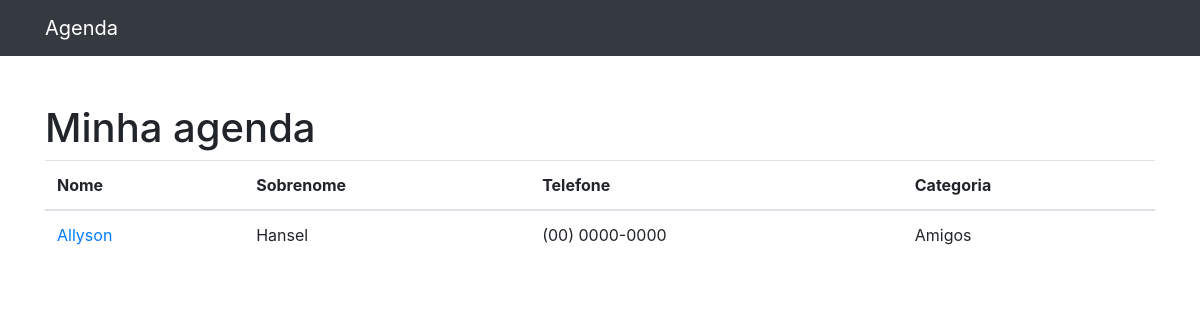
/, run on an earlier commit of the app's database.
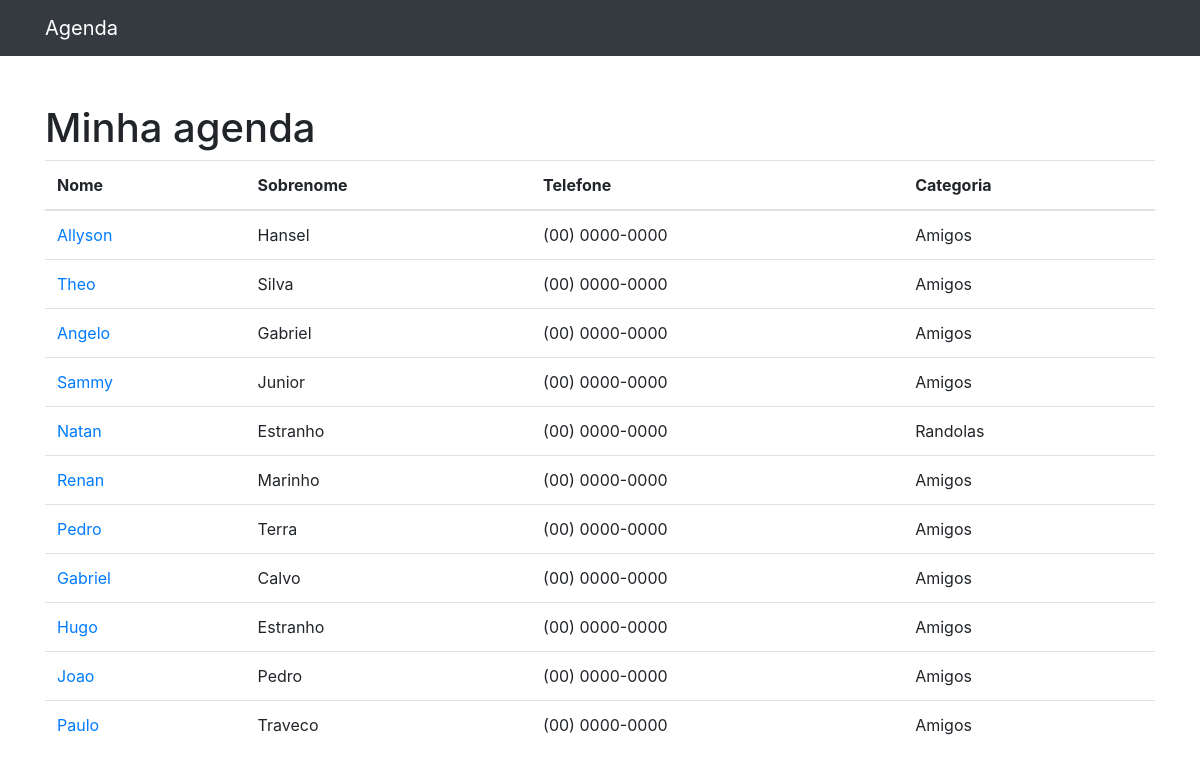
And on a later commit of the database.
### contatos/models.py (models this page shows, shortened)
class Contato(models.Model):
    nome = models.CharField(max_length=250)
    sobrenome = models.CharField(max_length=250,blank=True)
    telefone = models.CharField(max_length=250)
    email =  models.CharField(max_length=250,blank=True)
    data_criacao = models.DateTimeField(default=timezone.now)
    descricao = models.TextField(blank=True)
    categoria = models.ForeignKey(Categoria, on_delete=models.DO_NOTHING)

class  Categoria(models.Model):
    nome = models.CharField(max_length=250)
    def __str__(self):
        return self.nome

### contatos/views.py (the view)
# urls.py: path('',views.index,name='index'),
def index(request):
    contatos = Contato.objects.all() # aqui esta selecionando todos os itens da base de dados
    return render(request,'contatos/index.html',{
        'contatos': contatos
    })

### contatos/templates/contatos/index.html (shortened to what this page needs)
{% extends 'base.html' %}
{% block conteudo %}
    <h1 class="mt-5">Minha agenda</h1>
<table class="table">
  <thead>
    <tr>
      <th>Nome</th>
      <th>Sobrenome</th>
      <th>Telefone</th>
      <th>Categoria</th>
    </tr>
  </thead>
  <tbody>
    {% for contato in contatos %}
    <tr>
      <td>
        <a href="{% url 'ver_contato' contato.id %}">{{ contato.nome }}</a>
      </td>
      <td>{{ contato.sobrenome }}</td>
      <td>{{ contato.telefone }}</td>
      <td>{{ contato.categoria }}</td>
    </tr>
    {% endfor %}
  </tbody>
</table>
{% endblock conteudo %}

### templates/base.html (shortened to what this page needs)
{% load static %}
<!DOCTYPE html>
<html lang="pt">
<head>
    {% include 'parciais/_head.html' %}
</head>
<body>
{% include 'parciais/_nav.html' %}
  <div class="container">
    <div class="row">
      <div class="col-lg-12">
        {% block conteudo %}{% endblock conteudo %}
      </div>
    </div>
  </div>
</body>
</html>

### templates/parciais/_head.html (shortened to what this page needs)
{% load static %}
<link href="{%static 'vendor/bootstrap/css/bootstrap.min.css'%}" rel="stylesheet">

### templates/parciais/_nav.html (shortened to what this page needs)
<nav class="navbar navbar-expand-lg navbar-dark bg-dark static-top">
    <div class="container">
      <a class="navbar-brand" href="{%url 'index' %} ">Agenda</a>
    </div>
  </nav>

What changed in the data, as far as the page shows it:
added Contato: nome "Theo", sobrenome "Silva", telefone "(00) 0000-0000", categoria "Amigos"
added Contato: nome "Angelo", sobrenome "Gabriel", telefone "(00) 0000-0000", categoria "Amigos"
added Contato: nome "Sammy", sobrenome "Junior", telefone "(00) 0000-0000", categoria "Amigos"
added Contato: nome "Natan", sobrenome "Estranho", telefone "(00) 0000-0000", categoria "Randolas"
added Contato: nome "Renan", sobrenome "Marinho", telefone "(00) 0000-0000", categoria "Amigos"
added Contato: nome "Pedro", sobrenome "Terra", telefone "(00) 0000-0000", categoria "Amigos"
added Contato: nome "Gabriel", sobrenome "Calvo", telefone "(00) 0000-0000", categoria "Amigos"
added Contato: nome "Hugo", sobrenome "Estranho", telefone "(00) 0000-0000", categoria "Amigos"
added Contato: nome "Joao", sobrenome "Pedro", telefone "(00) 0000-0000", categoria "Amigos"
added Contato: nome "Paulo", sobrenome "Traveco", telefone "(00) 0000-0000", categoria "Amigos"
